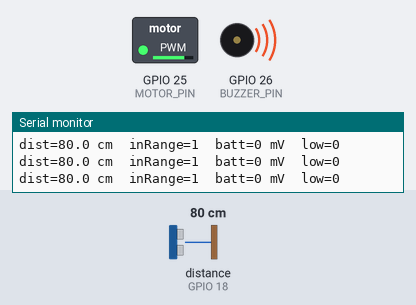
This sketch was run on a simulated ESP32. Shown: switched loads named in the sketch (green lamp = pin HIGH), buzzer (waves = sounding, pin HIGH), the last lines printed to the serial monitor. Wiring (inferred from the names in the program): ultrasonic range finder: trigger GPIO 5; echo GPIO 18. Dashed ring = blinking. The inputs (shaded band) are chosen by the test bench; at power-on: distance to the obstacle (sensor on GPIO 18) 80 cm. The echo pulse lasts 58.3 µs per cm; pins used as bus, display or sensor lines are not drawn.

Above: at 1.2 s.
1.3 s: distance to the obstacle (sensor on GPIO 18) set to 120 cm
At 1.88 s:
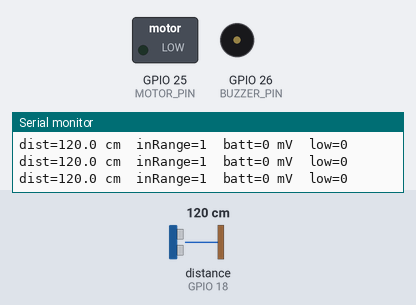
4.3 s: distance to the obstacle (sensor on GPIO 18) set to 2 cm
At 4.82 s:
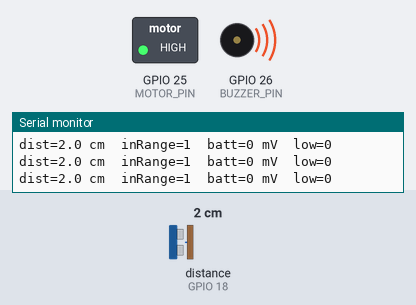
7.3 s: distance to the obstacle (sensor on GPIO 18) set to 35 cm
At 7.91 s:
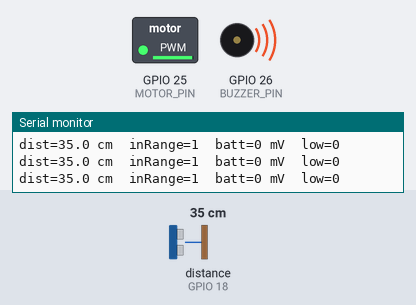
Timing chart, 0 to 16.3 s (numbered marks = the images above; inputs shaded):
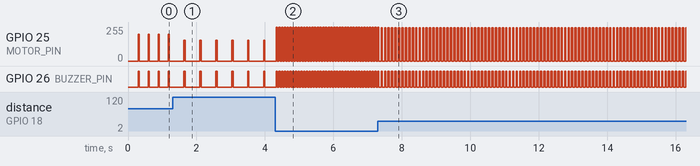

The sketch:

obstacle_alert.ino
```cpp
/*
 * Obstacle-alert glasses - POC firmware (ESP32, Arduino core 3.x)
 *
 * Mirrors the group's alert flowchart:
 *   Ultrasonic sensor -> ESP32 -> process sensor data -> object in range?
 *   Battery           -> ESP32 -> battery low?
 *   Either one        -> create alert -> send alert -> buzzer + vibration motor
 *                                                    (+ headphones if connected)
 *
 * Wiring (adjust pins below to match your board):
 *   HC-SR04  TRIG -> GPIO 5
 *   HC-SR04  ECHO -> GPIO 18  (through a voltage divider if the sensor is 5V, see notes)
 *   Vibration motor -> GPIO 25 -> resistor -> NPN transistor base (motor on collector,
 *                      flyback diode across the motor). Never drive the motor straight
 *                      from a GPIO pin.
 *   Active buzzer   -> GPIO 26
 *   Battery sense   -> GPIO 34 from a 2:1 divider (2 x 100k) on the battery +
 */

// ---------------------------- Pins ----------------------------
constexpr uint8_t TRIG_PIN   = 5;
constexpr uint8_t ECHO_PIN   = 18;
constexpr uint8_t MOTOR_PIN  = 25;
constexpr uint8_t BUZZER_PIN = 26;
constexpr uint8_t BATT_PIN   = 34;   // ADC1, input-only pin

// ---------------------------- Tuning ----------------------------
constexpr float    ALERT_RANGE_CM      = 150.0;  // start alerting inside this distance
constexpr float    NEAR_CM             = 30.0;   // at or inside this = strongest/fastest alert
constexpr uint8_t  CONFIRM_READINGS    = 2;      // consecutive in-range readings required (filters noise)
constexpr uint32_t SENSOR_INTERVAL_MS  = 60;     // time between distance readings
constexpr uint32_t ECHO_TIMEOUT_US     = 25000;  // ~4m max wait for an echo

constexpr uint32_t PULSE_PERIOD_FAR_MS  = 600;   // slow pulses when object is far
constexpr uint32_t PULSE_PERIOD_NEAR_MS = 80;    // rapid pulses when object is near
constexpr uint32_t PULSE_ON_MS          = 40;    // how long each pulse lasts
constexpr uint8_t  DUTY_FAR             = 120;   // vibration strength (0-255) when far
constexpr uint8_t  DUTY_NEAR            = 255;   // vibration strength when near

constexpr uint32_t MOTOR_PWM_FREQ = 1000;
constexpr uint8_t  MOTOR_PWM_BITS = 8;

// Battery monitoring: leave false until the voltage divider is actually wired,
// otherwise the floating pin will read garbage and trigger false low-battery alerts.
constexpr bool     ENABLE_BATTERY_MONITOR = false;
constexpr float    DIVIDER_RATIO          = 2.0;   // 2 x 100k divider
constexpr int      LOW_BATT_MV            = 3500;  // LiPo "getting low" - tune this
constexpr int      BATT_HYSTERESIS_MV     = 100;
constexpr uint32_t BATTERY_INTERVAL_MS    = 5000;
constexpr uint32_t LOW_BATT_REPEAT_MS     = 30000;

constexpr bool DEBUG_SERIAL = true;  // prints readings to the Serial Monitor for testing

// ---------------------------- Alert model ----------------------------
enum AlertType { ALERT_NONE, ALERT_OBSTACLE, ALERT_LOW_BATTERY };

struct Alert {
  AlertType type;
  float distanceCm;  // only meaningful for ALERT_OBSTACLE
};

// ---------------------------- State ----------------------------
float    lastDistanceCm   = -1;
uint8_t  inRangeCount     = 0;
bool     objectInRange    = false;

int      batteryMv        = 0;
bool     batteryLow       = false;

uint32_t lastSensorMs     = 0;
uint32_t lastBatteryMs    = 0;
uint32_t lastLowBattMs    = 0;
uint32_t pulseStartMs     = 0;

// ---------------------------- Setup ----------------------------
void setup() {
  Serial.begin(115200);

  pinMode(TRIG_PIN, OUTPUT);
  pinMode(ECHO_PIN, INPUT);
  pinMode(BUZZER_PIN, OUTPUT);
  digitalWrite(BUZZER_PIN, LOW);

  // Arduino-ESP32 core 3.x PWM API (see notes for 2.x)
  ledcAttach(MOTOR_PIN, MOTOR_PWM_FREQ, MOTOR_PWM_BITS);
  ledcWrite(MOTOR_PIN, 0);

  Serial.println("Obstacle alert system ready");
}

// ---------------------------- Main loop ----------------------------
void loop() {
  uint32_t now = millis();

  // Battery branch of the flowchart: measure voltage -> is battery low?
  if (ENABLE_BATTERY_MONITOR && now - lastBatteryMs >= BATTERY_INTERVAL_MS) {
    lastBatteryMs = now;
    checkBattery();
  }

  // Sensor branch: continuous stream of data -> process -> object in range?
  if (now - lastSensorMs >= SENSOR_INTERVAL_MS) {
    lastSensorMs = now;
    processSensorData();
  }

  Alert alert = createAlert();
  sendAlert(alert);
}

// ---------------------------- Sensor ----------------------------
// Returns distance in cm, or -1 if no echo came back (nothing in range).
float readDistanceCm() {
  digitalWrite(TRIG_PIN, LOW);
  delayMicroseconds(2);
  digitalWrite(TRIG_PIN, HIGH);
  delayMicroseconds(10);
  digitalWrite(TRIG_PIN, LOW);

  unsigned long duration = pulseIn(ECHO_PIN, HIGH, ECHO_TIMEOUT_US);
  if (duration == 0) return -1;

  // Speed of sound ~0.0343 cm/us; divide by 2 for the round trip
  return duration * 0.0343f / 2.0f;
}

// "Process sensor data" + "Is object in range?" boxes
void processSensorData() {
  float cm = readDistanceCm();
  lastDistanceCm = cm;

  bool hit = (cm > 0 && cm <= ALERT_RANGE_CM);
  if (hit) {
    if (inRangeCount < 255) inRangeCount++;
  } else {
    inRangeCount = 0;
  }
  objectInRange = (inRangeCount >= CONFIRM_READINGS);

  if (DEBUG_SERIAL) {
    Serial.printf("dist=%.1f cm  inRange=%d  batt=%d mV  low=%d\n",
                  cm, objectInRange, batteryMv, batteryLow);
  }
}

// ---------------------------- Battery ----------------------------
// "Measure voltage to determine battery life" + "Is battery low?" boxes
void checkBattery() {
  batteryMv = (int)(analogReadMilliVolts(BATT_PIN) * DIVIDER_RATIO);

  // Hysteresis so the flag doesn't flicker around the threshold
  if (!batteryLow && batteryMv < LOW_BATT_MV) {
    batteryLow = true;
  } else if (batteryLow && batteryMv > LOW_BATT_MV + BATT_HYSTERESIS_MV) {
    batteryLow = false;
  }
}

// ---------------------------- Alerts ----------------------------
// "Create alert" box. Obstacles take priority over low-battery warnings.
Alert createAlert() {
  Alert a = { ALERT_NONE, -1 };

  if (objectInRange) {
    a.type = ALERT_OBSTACLE;
    a.distanceCm = lastDistanceCm;
  } else if (batteryLow && millis() - lastLowBattMs >= LOW_BATT_REPEAT_MS) {
    a.type = ALERT_LOW_BATTERY;
    lastLowBattMs = millis();
  }
  return a;
}

// "Send alert" box -> buzzer + vibration motor, then headphones if connected
void sendAlert(const Alert &a) {
  switch (a.type) {
    case ALERT_NONE:
      setOutputs(false, 0);
      break;
    case ALERT_OBSTACLE:
      driveObstacleAlert(a.distanceCm);
      break;
    case ALERT_LOW_BATTERY:
      lowBatteryPattern();
      break;
  }

  // "Are headphones connected?" branch
  if (a.type != ALERT_NONE && headphonesConnected()) {
    sendToHeadphones(a);
  }
}

// Closer object = faster pulses and stronger vibration.
void driveObstacleAlert(float cm) {
  float c = constrain(cm, NEAR_CM, ALERT_RANGE_CM);
  uint32_t period = map((long)c, (long)NEAR_CM, (long)ALERT_RANGE_CM,
                        PULSE_PERIOD_NEAR_MS, PULSE_PERIOD_FAR_MS);
  uint8_t duty = map((long)c, (long)NEAR_CM, (long)ALERT_RANGE_CM,
                     DUTY_NEAR, DUTY_FAR);

  uint32_t now = millis();
  if (now - pulseStartMs >= period) pulseStartMs = now;

  bool on = (now - pulseStartMs) < PULSE_ON_MS;
  setOutputs(on, duty);
}

// Two short beeps. Blocking, but it only runs once every 30s and never while
// an obstacle alert is active, so it's fine for the POC.
void lowBatteryPattern() {
  for (int i = 0; i < 2; i++) {
    setOutputs(true, 200);
    delay(150);
    setOutputs(false, 0);
    delay(150);
  }
}

void setOutputs(bool on, uint8_t duty) {
  ledcWrite(MOTOR_PIN, on ? duty : 0);
  digitalWrite(BUZZER_PIN, on ? HIGH : LOW);
}

// ---------------------------- Headphones (placeholder) ----------------------------
// Not implemented for the POC. Later this could check a Bluetooth audio connection
// (or a 3.5mm jack-detect pin) and send panned/pitched tones for direction + distance.
bool headphonesConnected() {
  return false;
}

void sendToHeadphones(const Alert &a) {
  // TODO: audio output for bone-conduction / open-ear headphones
}
```

Measured:
- after the input at 1.3 s, GPIO 25 (MOTOR_PIN): alternates 154/255 for 0.04 s and 0/255 for 0.42 s, starting after 0.33 s; GPIO 26 (BUZZER_PIN): alternates HIGH for 0.04 s and LOW for 0.42 s, starting after 0.33 s
- after the input at 4.3 s, GPIO 25 (MOTOR_PIN): alternates 255/255 for 0.04 s and 0/255 for 0.04 s, starting at once; GPIO 26 (BUZZER_PIN): alternates HIGH for 0.04 s and LOW for 0.04 s, starting at once
- after the input at 7.3 s, GPIO 25 (MOTOR_PIN): alternates 249/255 for 0.04 s and 0/255 for 0.06 s, starting after 0.09 s; GPIO 26 (BUZZER_PIN): alternates HIGH for 0.04 s and LOW for 0.06 s, starting after 0.19 s
- by itself, GPIO 25 (MOTOR_PIN): alternates 199/255 for 0.04 s and 0/255 for 0.25 s
- by itself, GPIO 26 (BUZZER_PIN): alternates HIGH for 0.04 s and LOW for 0.25 s
